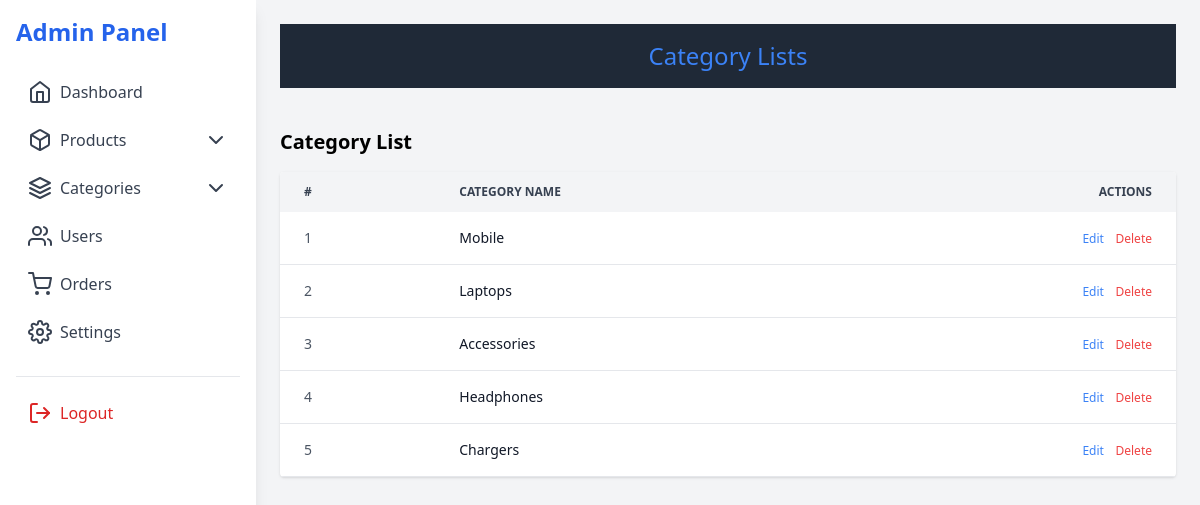
The app's page /dashboard/category/list/ (signed in) with its own data.
### product/models.py (models this page shows, shortened)
class Category(models.Model):
    category_name= models.CharField(max_length=100)
    created_at= models.DateTimeField(auto_now_add=True)

### users/auth.py (the view)
    def wrapper_function(request,*args,**kwargs):
        if request.user.is_staff:
            return view_function(request,*args,**kwargs)
        else:
            return redirect('/')

### adminpage/views.py (called while the page is built)
@admin_only
@login_required
def category(request):
    category_lists = Category.objects.all()
    return render(request,'dashboard_category_lists.html',{'categories':category_lists})

### users/auth.py (called while the page is built)
def admin_only(view_function):
    def wrapper_function(request,*args,**kwargs):
        if request.user.is_staff:
            return view_function(request,*args,**kwargs)
        else:
            return redirect('/')
    return wrapper_function

### adminpage/templates/dashboard_category_lists.html (shortened to what this page needs)
{% extends 'dashboard_layout.html' %}
{% block content %}
  <h1 class="text-blue-500 text-2xl text-center bg-gray-800 w-full py-4">Category Lists</h1>
  <section class="mt-10">
    <h2 class="text-xl font-semibold mb-4">Category List</h2>
    <div class="overflow-x-auto bg-white rounded shadow">
      <table class="min-w-full text-sm text-left text-gray-600">
        <thead class="bg-gray-100 text-gray-700 uppercase text-xs">
          <tr>
            <th class="px-6 py-3">#</th>
            <th class="px-6 py-3">Category Name</th>
            <th class="px-6 py-3 text-right">Actions</th>
          </tr>
        </thead>
        <tbody>
          {% for category in categories %}
            <tr class="border-b hover:bg-gray-50">
              <td class="px-6 py-4">{{forloop.counter}}</td>
              <td class="px-6 py-4 font-medium text-gray-900">{{category.category_name|truncatechars:20 }}</td>
              <td class="px-6 py-4 text-right">
                <a href="{% url 'update_category' category.id%}" > <button class="text-blue-500 hover:underline text-xs mr-2" >Edit</button></a>
                <a href="{%url 'delete_category' category.id%}">  <button class="text-red-500 hover:underline text-xs">Delete</button></a>
              </td>
            </tr>
          {% endfor %}
        </tbody>
      </table>
    </div>
  </section>
{% endblock %}

### records on screen
Category: category_name "Mobile"
Category: category_name "Laptops"
Category: category_name "Accessories"
Category: category_name "Headphones"
Category: category_name "Chargers"
